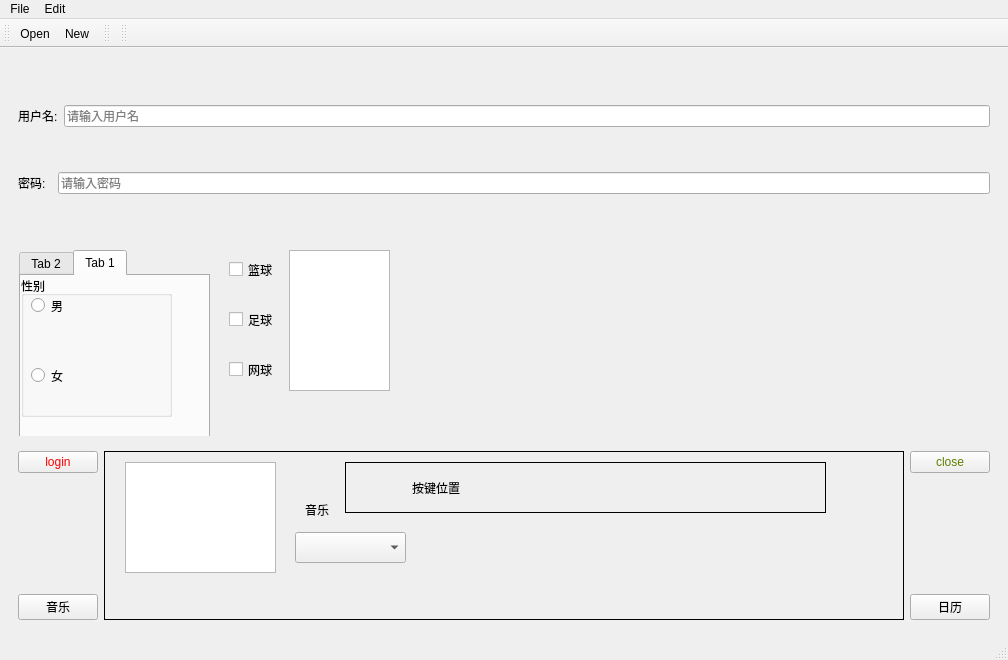
<?xml version="1.0" encoding="UTF-8"?>
<ui version="4.0">
 <class>MainWindow</class>
 <widget class="QMainWindow" name="MainWindow">
  <property name="geometry">
   <rect>
    <x>0</x>
    <y>0</y>
    <width>1008</width>
    <height>660</height>
   </rect>
  </property>
  <property name="windowTitle">
   <string>MainWindow</string>
  </property>
  <property name="styleSheet">
   <string notr="true"/>
  </property>
  <widget class="QWidget" name="centralwidget">
   <layout class="QVBoxLayout" name="verticalLayout">
    <item>
     <widget class="QWidget" name="widget" native="true">
      <layout class="QVBoxLayout" name="verticalLayout_2">
       <item>
        <layout class="QHBoxLayout" name="horizontalLayout">
         <item>
          <widget class="QLabel" name="label">
           <property name="text">
            <string>用户名:</string>
           </property>
          </widget>
         </item>
         <item>
          <widget class="QLineEdit" name="lineEdit">
           <property name="placeholderText">
            <string>请输入用户名</string>
           </property>
          </widget>
         </item>
        </layout>
       </item>
       <item>
        <layout class="QHBoxLayout" name="horizontalLayout_2">
         <item>
          <widget class="QLabel" name="label_2">
           <property name="text">
            <string>密码:  </string>
           </property>
          </widget>
         </item>
         <item>
          <widget class="QLineEdit" name="lineEdit_2">
           <property name="text">
            <string/>
           </property>
           <property name="echoMode">
            <enum>QLineEdit::Password</enum>
           </property>
           <property name="placeholderText">
            <string>请输入密码</string>
           </property>
          </widget>
         </item>
        </layout>
       </item>
      </layout>
     </widget>
    </item>
    <item>
     <widget class="QWidget" name="widget_2" native="true">
      <widget class="QCheckBox" name="checkBox">
       <property name="geometry">
        <rect>
         <x>220</x>
         <y>10</y>
         <width>87</width>
         <height>19</height>
        </rect>
       </property>
       <property name="text">
        <string>篮球</string>
       </property>
      </widget>
      <widget class="QCheckBox" name="checkBox_2">
       <property name="geometry">
        <rect>
         <x>220</x>
         <y>60</y>
         <width>87</width>
         <height>19</height>
        </rect>
       </property>
       <property name="text">
        <string>足球</string>
       </property>
      </widget>
      <widget class="QCheckBox" name="checkBox_3">
       <property name="geometry">
        <rect>
         <x>220</x>
         <y>110</y>
         <width>87</width>
         <height>19</height>
        </rect>
       </property>
       <property name="text">
        <string>网球</string>
       </property>
      </widget>
      <widget class="QTableWidget" name="tableWidget">
       <property name="geometry">
        <rect>
         <x>280</x>
         <y>0</y>
         <width>101</width>
         <height>141</height>
        </rect>
       </property>
      </widget>
      <widget class="QTabWidget" name="tabWidget">
       <property name="geometry">
        <rect>
         <x>10</x>
         <y>0</y>
         <width>191</width>
         <height>191</height>
        </rect>
       </property>
       <property name="currentIndex">
        <number>1</number>
       </property>
       <widget class="QWidget" name="tab_2">
        <attribute name="title">
         <string>Tab 2</string>
        </attribute>
        <widget class="QScrollArea" name="scrollArea">
         <property name="geometry">
          <rect>
           <x>10</x>
           <y>10</y>
           <width>191</width>
           <height>150</height>
          </rect>
         </property>
         <property name="widgetResizable">
          <bool>true</bool>
         </property>
         <widget class="QWidget" name="scrollAreaWidgetContents">
          <property name="geometry">
           <rect>
            <x>0</x>
            <y>0</y>
            <width>168</width>
            <height>200</height>
           </rect>
          </property>
          <layout class="QHBoxLayout" name="horizontalLayout_4">
           <item>
            <widget class="QWidget" name="widget_4" native="true">
             <layout class="QVBoxLayout" name="verticalLayout_3">
              <item>
               <widget class="QPushButton" name="pushButton_4">
                <property name="text">
                 <string>PushButton</string>
                </property>
               </widget>
              </item>
              <item>
               <widget class="QPushButton" name="pushButton_5">
                <property name="text">
                 <string>PushButton</string>
                </property>
               </widget>
              </item>
              <item>
               <widget class="QPushButton" name="pushButton_6">
                <property name="text">
                 <string>PushButton</string>
                </property>
               </widget>
              </item>
              <item>
               <widget class="QPushButton" name="pushButton_7">
                <property name="text">
                 <string>PushButton</string>
                </property>
               </widget>
              </item>
              <item>
               <widget class="QPushButton" name="pushButton_8">
                <property name="text">
                 <string>PushButton</string>
                </property>
               </widget>
              </item>
             </layout>
            </widget>
           </item>
          </layout>
         </widget>
        </widget>
       </widget>
       <widget class="QWidget" name="tab">
        <attribute name="title">
         <string>Tab 1</string>
        </attribute>
        <widget class="QGroupBox" name="groupBox">
         <property name="geometry">
          <rect>
           <x>0</x>
           <y>0</y>
           <width>151</width>
           <height>141</height>
          </rect>
         </property>
         <property name="title">
          <string>性别</string>
         </property>
         <widget class="QRadioButton" name="radioButton">
          <property name="geometry">
           <rect>
            <x>10</x>
            <y>20</y>
            <width>110</width>
            <height>19</height>
           </rect>
          </property>
          <property name="text">
           <string>男</string>
          </property>
         </widget>
         <widget class="QRadioButton" name="radioButton_2">
          <property name="geometry">
           <rect>
            <x>10</x>
            <y>90</y>
            <width>110</width>
            <height>19</height>
           </rect>
          </property>
          <property name="text">
           <string>女</string>
          </property>
         </widget>
        </widget>
       </widget>
      </widget>
     </widget>
    </item>
    <item>
     <widget class="QWidget" name="widget_3" native="true">
      <layout class="QGridLayout" name="gridLayout">
       <item row="2" column="2">
        <widget class="QPushButton" name="btnOther">
         <property name="text">
          <string>日历</string>
         </property>
        </widget>
       </item>
       <item row="0" column="2">
        <widget class="QPushButton" name="pushButton_2">
         <property name="styleSheet">
          <string notr="true">color: qlineargradient(spread:pad, x1:0, y1:0, x2:1, y2:0, stop:0 rgba(9, 41, 4, 255), stop:0.085 rgba(2, 79, 0, 255), stop:0.19 rgba(50, 147, 22, 255), stop:0.275 rgba(236, 191, 49, 255), stop:0.39 rgba(243, 61, 34, 255), stop:0.555 rgba(135, 81, 60, 255), stop:0.667 rgba(121, 75, 255, 255), stop:0.825 rgba(164, 255, 244, 255), stop:0.885 rgba(104, 222, 71, 255), stop:1 rgba(93, 128, 0, 255));</string>
         </property>
         <property name="text">
          <string>close</string>
         </property>
        </widget>
       </item>
       <item row="0" column="0">
        <widget class="QPushButton" name="pushButton">
         <property name="styleSheet">
          <string notr="true">color: qlineargradient(spread:pad, x1:0, y1:0, x2:1, y2:0, stop:0 rgba(255, 0, 0, 255), stop:0.166 rgba(255, 255, 0, 255), stop:0.333 rgba(0, 255, 0, 255), stop:0.5 rgba(0, 255, 255, 255), stop:0.666 rgba(0, 0, 255, 255), stop:0.833 rgba(255, 0, 255, 255), stop:1 rgba(255, 0, 0, 255));</string>
         </property>
         <property name="text">
          <string>login</string>
         </property>
        </widget>
       </item>
       <item row="2" column="0">
        <widget class="QPushButton" name="btnMusic">
         <property name="text">
          <string>音乐</string>
         </property>
        </widget>
       </item>
       <item row="0" column="1" rowspan="3">
        <widget class="QStackedWidget" name="stackedWidget">
         <property name="frameShape">
          <enum>QFrame::Box</enum>
         </property>
         <property name="currentIndex">
          <number>1</number>
         </property>
         <widget class="QWidget" name="other">
          <widget class="QCalendarWidget" name="calendarWidget">
           <property name="geometry">
            <rect>
             <x>0</x>
             <y>0</y>
             <width>631</width>
             <height>161</height>
            </rect>
           </property>
          </widget>
         </widget>
         <widget class="QWidget" name="music">
          <widget class="QListWidget" name="listWidget">
           <property name="geometry">
            <rect>
             <x>20</x>
             <y>10</y>
             <width>151</width>
             <height>111</height>
            </rect>
           </property>
          </widget>
          <widget class="QLabel" name="label_3">
           <property name="geometry">
            <rect>
             <x>200</x>
             <y>50</y>
             <width>68</width>
             <height>15</height>
            </rect>
           </property>
           <property name="text">
            <string>音乐</string>
           </property>
          </widget>
          <widget class="QComboBox" name="comboBox">
           <property name="geometry">
            <rect>
             <x>190</x>
             <y>80</y>
             <width>111</width>
             <height>31</height>
            </rect>
           </property>
          </widget>
          <widget class="SmallWidget" name="widget_6" native="true">
           <property name="geometry">
            <rect>
             <x>350</x>
             <y>69</y>
             <width>211</width>
             <height>81</height>
            </rect>
           </property>
          </widget>
          <widget class="MyLabel" name="mylabel">
           <property name="geometry">
            <rect>
             <x>240</x>
             <y>10</y>
             <width>481</width>
             <height>51</height>
            </rect>
           </property>
           <property name="layoutDirection">
            <enum>Qt::LeftToRight</enum>
           </property>
           <property name="frameShape">
            <enum>QFrame::Box</enum>
           </property>
           <property name="text">
            <string>                   按键位置</string>
           </property>
          </widget>
         </widget>
        </widget>
       </item>
      </layout>
     </widget>
    </item>
   </layout>
  </widget>
  <widget class="QMenuBar" name="menubar">
   <property name="geometry">
    <rect>
     <x>0</x>
     <y>0</y>
     <width>1008</width>
     <height>26</height>
    </rect>
   </property>
   <widget class="QMenu" name="menuFile">
    <property name="title">
     <string>File</string>
    </property>
    <addaction name="actionOpen"/>
    <addaction name="actionNew"/>
   </widget>
   <widget class="QMenu" name="menuEdit">
    <property name="title">
     <string>Edit</string>
    </property>
    <addaction name="actionCut"/>
    <addaction name="actionPaste"/>
   </widget>
   <addaction name="menuFile"/>
   <addaction name="menuEdit"/>
  </widget>
  <widget class="QStatusBar" name="statusbar"/>
  <widget class="QToolBar" name="toolBar">
   <property name="windowTitle">
    <string>toolBar</string>
   </property>
   <property name="movable">
    <bool>true</bool>
   </property>
   <attribute name="toolBarArea">
    <enum>TopToolBarArea</enum>
   </attribute>
   <attribute name="toolBarBreak">
    <bool>false</bool>
   </attribute>
   <addaction name="actionOpen"/>
   <addaction name="actionNew"/>
  </widget>
  <widget class="QToolBar" name="toolBar_2">
   <property name="windowTitle">
    <string>toolBar_2</string>
   </property>
   <attribute name="toolBarArea">
    <enum>TopToolBarArea</enum>
   </attribute>
   <attribute name="toolBarBreak">
    <bool>false</bool>
   </attribute>
  </widget>
  <widget class="QToolBar" name="toolBar_3">
   <property name="windowTitle">
    <string>toolBar_3</string>
   </property>
   <attribute name="toolBarArea">
    <enum>TopToolBarArea</enum>
   </attribute>
   <attribute name="toolBarBreak">
    <bool>false</bool>
   </attribute>
  </widget>
  <action name="actionOpen">
   <property name="text">
    <string>Open</string>
   </property>
  </action>
  <action name="actionNew">
   <property name="text">
    <string>New</string>
   </property>
  </action>
  <action name="actionCut">
   <property name="text">
    <string>Cut</string>
   </property>
  </action>
  <action name="actionPaste">
   <property name="text">
    <string>Paste</string>
   </property>
  </action>
 </widget>
 <customwidgets>
  <customwidget>
   <class>SmallWidget</class>
   <extends>QWidget</extends>
   <header location="global">smallwidget.h</header>
   <container>1</container>
  </customwidget>
  <customwidget>
   <class>MyLabel</class>
   <extends>QLabel</extends>
   <header location="global">mylabel.h</header>
  </customwidget>
 </customwidgets>
 <resources/>
 <connections/>
</ui>
